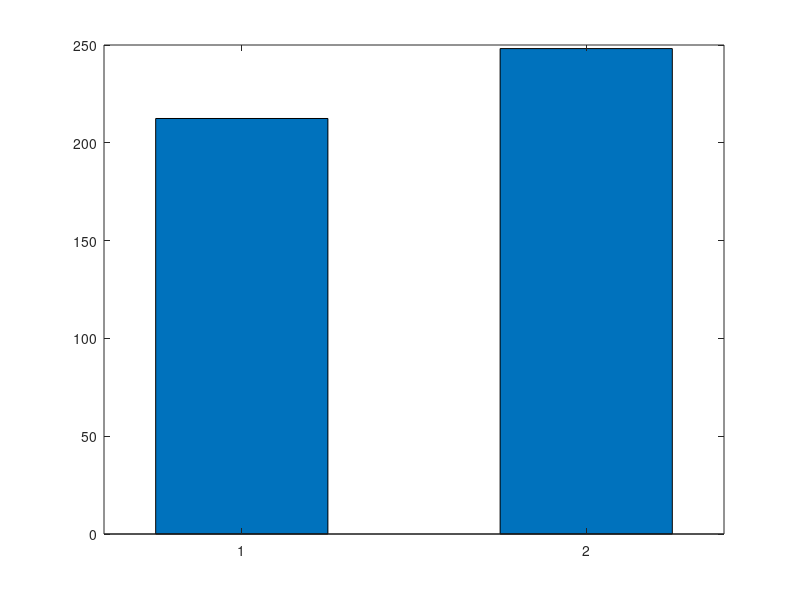

Here is the MATLAB script that generated this plot: (Note: this script raises an error after producing the figure.)
%% Exercise 3 - Part 3
clc;
clear;
close all;
%Values from previous part 2 to make the code run
B = 36000000;
SNR_dB = 20.7152;

%% DVB-S2X MODCOD Lookup Table (ETSI EN 302 307-2, Slide 40)
modcod_names = { ...
    'QPSK 2/9'; 'QPSK 13/45'; 'QPSK 9/20'; 'QPSK 11/20'; ...
    '8APSK 5/9-L'; '8APSK 26/45-L'; '8PSK 23/36'; '8PSK 25/36'; '8PSK 13/18'; ...
    '16APSK 1/2-L'; '16APSK 8/15-L'; '16APSK 5/9-L'; '16APSK 26/45'; ...
    '16APSK 3/5'; '16APSK 3/5-L'; '16APSK 28/45'; '16APSK 23/36'; ...
    '16APSK 2/3-L'; '16APSK 25/36'; '16APSK 13/18'; '16APSK 7/9'; '16APSK 77/90'; ...
    '32APSK 2/3-L'; '32APSK 32/45'; '32APSK 11/15'; '32APSK 7/9'; ...
    '64APSK 32/45-L'; '64APSK 11/15'; '64APSK 7/9'; '64APSK 4/5'; '64APSK 5/6'; ...
    '128APSK 3/4'; '128APSK 7/9'; ...
    '256APSK 29/45-L'; '256APSK 2/3-L'; '256APSK 31/45-L'; ...
    '256APSK 32/45'; '256APSK 11/15-L'; '256APSK 3/4'};

eta_spec_vec = [ ...
    0.434841; 0.567805; 0.889135; 1.088581; ...
    1.647211; 1.713601; 1.896173; 2.062148; 2.145136; ...
    1.972253; 2.104850; 2.193247; 2.281645; ...
    2.370043; 2.370043; 2.458441; 2.524739; ...
    2.635236; 2.745734; 2.856231; 3.077225; 3.386618; ...
    3.291954; 3.510192; 3.620536; 3.841226; ...
    4.206428; 4.338659; 4.603122; 4.735354; 4.936639; ...
    5.163248; 5.355556; ...
    5.065690; 5.241514; 5.417338; ...
    5.593162; 5.768987; 5.900855];

req_EsN0_dB = [ ...
    -2.85; -2.03; 0.22; 1.45; ...
    4.73;  5.13; 6.12; 7.02; 7.49; ...
    5.97;  6.55; 6.84; 7.51; ...
    7.80;  7.41; 8.10; 8.38; ...
    8.43;  9.27; 9.71; 10.65; 11.99; ...
    11.10; 11.75; 12.17; 13.05; ...
    13.98; 14.81; 15.47; 15.87; 16.55; ...
    17.73; 18.53; ...
    16.98; 17.24; 18.10; ...
    18.59; 18.84; 19.57];

%% 3.3.1
% Under alpha = 0: Rs = B and Es/N0 = SNR
EsN0_avail_dB = SNR_dB;

% Filter all MODCODs whose required Es/N0 does not exceed the available Es/N0
valid_idx = find(req_EsN0_dB <= EsN0_avail_dB);

if isempty(valid_idx)
    error('Available Es/N0 is below the minimum supported MODCOD threshold.');
end

% Select the supported MODCOD with the maximum spectral efficiency
[~, best_sub_idx] = max(eta_spec_vec(valid_idx));
best_idx = valid_idx(best_sub_idx);

selected_MODCOD = modcod_names{best_idx};
eta_best        = eta_spec_vec(best_idx);
req_EsN0_best   = req_EsN0_dB(best_idx);
link_margin_dB  = EsN0_avail_dB - req_EsN0_best;

%% 3.3.2-3-4
Rs = B;                                 % Symbol rate [sym/s] (alpha = 0)
Rb = Rs * eta_best;                     % Achievable bit rate [bit/s]

R_HD = 5e6;                             % Average bit rate per HD channel [bit/s]
N_HD_channels = floor(Rb / R_HD);       % Integer number of simultaneous HD channels

SNR_lin = 10^(SNR_dB / 10);             % Linear SNR
C = B * log2(1 + SNR_lin);              % Shannon channel capacity [bit/s]

efficiency_vs_shannon = (Rb / C) * 100; % Percentage of Shannon limit achieved

%% 3.3.5
figure;

% Bar chart comparing Achievable Bit Rate (Rb) and Shannon Capacity (C)
b = bar([Rb / 1e6, C / 1e6], 0.5);
b.FaceColor = 'flat';
b.CData(1, :) = [0.00, 0.45, 0.74]; % Blue for Rb
b.CData(2, :) = [0.85, 0.33, 0.10]; % Orange-red for C

grid on;
set(gca, 'XTickLabel', {sprintf('Achievable Bit Rate R_b\n(%s)', selected_MODCOD), ...
    'Shannon Capacity C'});
ylabel('Data Rate [Mbit/s]');
title(sprintf('DVB-S2X Bit Rate vs. Shannon Limit (B = %.0f MHz, SNR = %.2f dB)', ...
    B / 1e6, SNR_dB));
ylim([0, (C / 1e6) * 1.18]);

% Add numerical labels above each bar
text(1, Rb / 1e6 + 3, sprintf('%.2f Mbit/s\n(%.1f%% of C | %d HD ch.)', ...
    Rb / 1e6, efficiency_vs_shannon, N_HD_channels), ...
    'HorizontalAlignment', 'center', 'FontWeight', 'bold');
text(2, C / 1e6 + 3, sprintf('%.2f Mbit/s\n(Theoretical Bound)', C / 1e6), ...
    'HorizontalAlignment', 'center', 'FontWeight', 'bold');
% Comments about the obtained results
%    Proximity to the Shannon Limit (~84.3% Efficiency):
%    With an available SNR (= Es/N0) of 13.52 dB over B = 36 MHz, the highest
%    supported DVB-S2X MODCOD is 32APSK 7/9 (required Es/N0 = 13.05 dB,
%    spectral efficiency = 3.841226 bit/symbol), yielding Rb = 138.28 Mbit/s.
%    Compared to the theoretical Shannon capacity C = 163.95 Mbit/s, the
%    system achieves 84.34% of the channel limit, confirming the strong error-
%    correcting performance of the concatenated LDPC + BCH codes in DVB-S2X.
%
%    MODCOD Discretization and Residual Link Margin:
%    Unlike Shannon capacity C, which scales continuously with SNR, a practical
%    receiver must lock onto a discrete MODCOD profile. Because our SNR
%    (13.52 dB) falls 0.46 dB short of the next entry in the table (64APSK
%    32/45-L, requiring 13.98 dB), the system operates with a 0.47 dB link
%    margin above the 32APSK 7/9 threshold. While this margin leaves some
%    spectral capacity unused under clear-sky conditions, it provides valuable
%    resilience against minor atmospheric or pointing fluctuations.
%
%    Idealized Modeling Assumptions and Broadcast Capacity:
%    At 5 Mbit/s per channel, Rb = 138.28 Mbit/s supports 27 simultaneous HD
%    television channels (with 3.28 Mbit/s of residual capacity). In an actual
%    operational link, however, a non-zero roll-off factor (typically alpha =
%    0.05 to 0.20), physical-layer framing overhead (PLFRAME headers and phase-
%    tracking pilots needed for 32APSK), and transport stream encapsulation
%    would slightly reduce the net user throughput.
